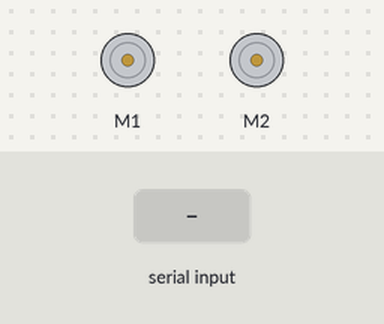
This sketch was run on a simulated Arduino Uno, built with avr-gcc and run on an emulated ATmega328P. Parts: 2 × DC motor (green arrow = forward, orange = backward, longer = faster). The inputs (shaded band) are chosen by the test bench.

Above: at 1.2 s.
1.3 s: "W" received over Serial
At 2.0 s:
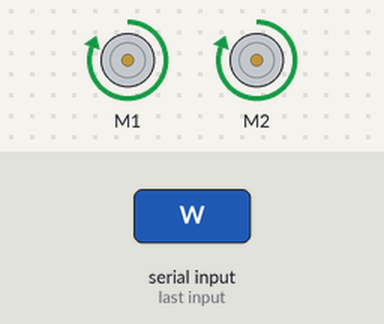
2.8 s: "S" received over Serial
At 3.1 s:
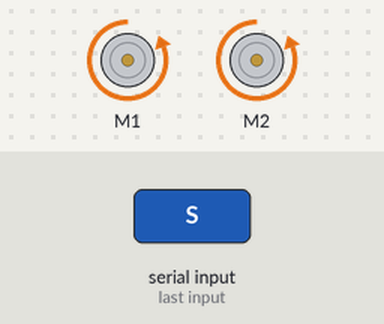
Timing chart, 0 to 5.8 s (numbered marks = the images above; inputs shaded):
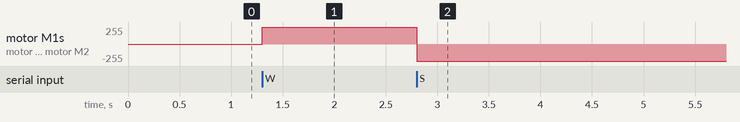

The sketch:

ArduinoRobot.ino
```cpp
#include <AFMotor.h>

AF_DCMotor MotorEsquerda(1);
AF_DCMotor MotorDireita(2);

bool ReAtiva = false;
char Command;

void setup() {
  Serial.begin(9600);
}

void Frente(){
  VerRe();

  MotorEsquerda.setSpeed(255);
  MotorDireita.setSpeed(255);
  MotorEsquerda.run(FORWARD);
  MotorDireita.run(FORWARD);
}

void Direita(){
  VerRe();

  MotorEsquerda.setSpeed(255);
  MotorEsquerda.run(FORWARD);
  MotorDireita.run(RELEASE);
}

void Esquerda(){
  VerRe();

  MotorDireita.setSpeed(255);
  MotorDireita.run(FORWARD);
  MotorEsquerda.run(RELEASE);
}

void Parar(){
  VerRe();

  MotorEsquerda.run(RELEASE);
  MotorDireita.run(RELEASE);
}

void Re(){
  Parar();

  MotorEsquerda.setSpeed(255);
  MotorDireita.setSpeed(255);
  MotorEsquerda.run(BACKWARD);
  MotorDireita.run(BACKWARD);

  ReAtiva = true;
}

void VerRe(){
  if (ReAtiva) {
    Parar();
    ReAtiva = false;
  }
}

void loop() {
  while (Serial.available() > 0) {
    Command = Serial.read();

    if (Command == 'W') {
      Frente();
    }
    if (Command == 'S') {
      Re();
    }
    if (Command == 'A') {
      Direita();
    }
    if (Command == 'D') {
      Esquerda();
    }
    if (Command == 'P') {
      Parar();
    }
  }
}
```

Measured:
- after the input at 1.3 s, motor M1, motor M2: stopped → forward 255/255 at once
- after the input at 2.8 s, motor M1, motor M2: forward 255/255 → backward 255/255 at once
